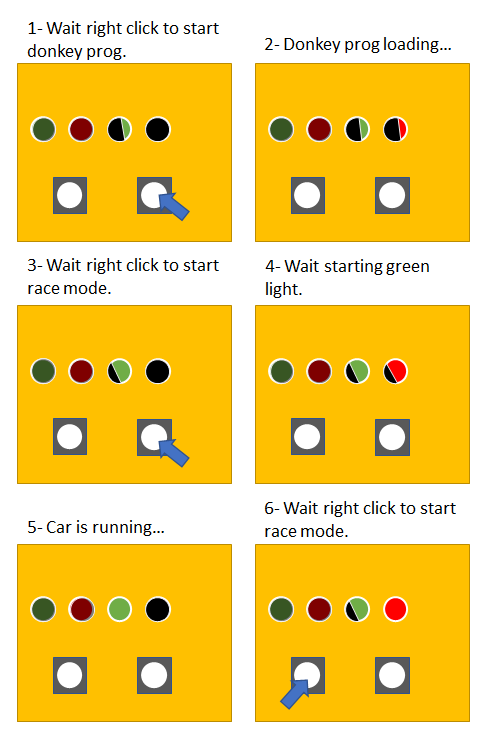
#> input picture Sources_FastandCurious/go-script/images/autostart_steps.png, 500 x 738 px, found by its file name
$ python arrivee_hist.py
#> lines starting #> are read from the running program, lines starting #| are printed output that depends on the picture; after the words box and inside, x2 and y2 are one past the last pixel; in counts of white or black regions, pixels touching at a corner belong together
import sys
import cv2 as cv
from matplotlib import pyplot as plt
import os, os.path
import numpy as np

# noYellow => il n'y a pas de yellow dans le dossier
# => si il y a une erreur alors il a detecté du yellow alors qu'il ne devait pas en avoir

def loadImg(debug = True,
            nom = "9_arrivee_ok.jpg"):
#> called with debug = False
    origin = cv.imread(cv.samples.findFile(nom))
#> origin is the input picture: shape (738, 500, 3); mean B, G, R 102.7, 207.2, 242
    if origin is None:
        sys.exit("Could not read the image.")
    if(debug):
        cv.imshow("Original", origin)
    return origin

# [66 lines left out: functions crop, hist, printHist, erosion, not called in this run]

def getLargeur(img):
    return len(img)

def getHauteur(img):
    return len(img[0])

def getNbPixel(img):
    return getLargeur(img)*getHauteur(img)

def hsvMask(img, debug = True ,HLow=0, HHigh=39, SLow=79, SHigh=255, VLow=123, VHigh=255):
#> called with debug = False, HLow = 37, HHigh = 103, SLow = 111, SHigh = 255, VLow = 152, VHigh = 255
    hsv = cv.cvtColor(img, cv.COLOR_BGR2HSV)
#> hsv: shape (738, 500, 3); mean H, S, V 15.1, 147.3, 244.3
    hsv_low  = np.array([HLow, SLow, VLow], np.uint8)
    hsv_high = np.array([HHigh, SHigh, VHigh], np.uint8)

    mask = cv.inRange(hsv, hsv_low, hsv_high)
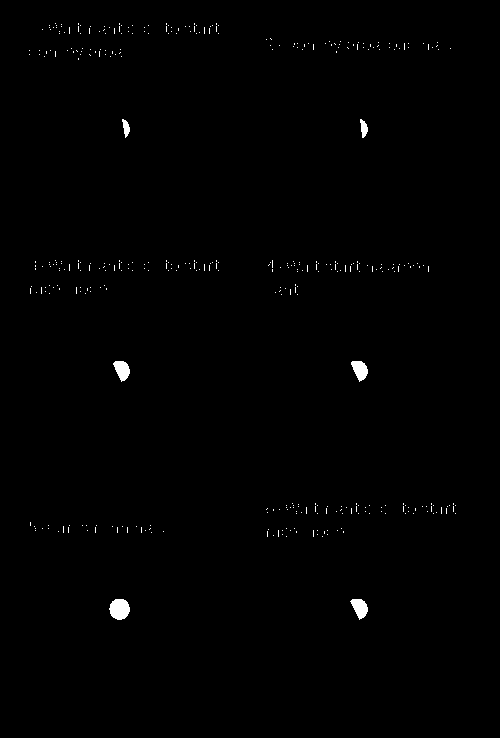
#> mask: shape (738, 500); 0.55% white; 413 white regions (407 under 20 px), largest, box (x1, y1, x2, y2) and area: (109, 599, 130, 620) 343, (350, 599, 368, 620) 236, (113, 361, 130, 382) 234, (351, 361, 368, 382) 233, (360, 119, 368, 138) 96, (122, 119, 130, 138) 89
    cuted = cv.bitwise_and(img, img, mask=mask)

    if(debug):
        cv.imshow("Mask", mask)
        cv.imshow("Cuted", cuted)
        print(getPercentagePixelWhite(mask))
        cv.waitKey(700)

    return mask, cuted

# [17 lines left out: function yellow, not called in this run]

def getPercentagePixelWhite(img):
    return (cv.countNonZero(img)*100)/getNbPixel(img)

# [28 lines left out: functions testYellow, testNoYellow, not called in this run]

def green(debug = True,
            pathGreen = "C:\\Users\\ahdel\\projects\\enregistrement\\images"):
    valid_images = [".jpg",".gif",".png",".tga"]
    masks = []
    cuteds = []
    imgs = []
    for f in os.listdir(pathGreen):
        ext = os.path.splitext(f)[1]
        if ext.lower() not in valid_images:
            continue
        img = loadImg(debug, os.path.join(pathGreen,f))
        # img = crop(img)
        mask, cuted = hsvMask(img, debug, HLow=37, HHigh=103, SLow=111, SHigh=255, VLow=152, VHigh=255)
        masks.append(mask)
        cuteds.append(cuted)
        imgs.append(img)
#> pass 2 of the loop in green, `for f in os.listdir(pathGreen):`:
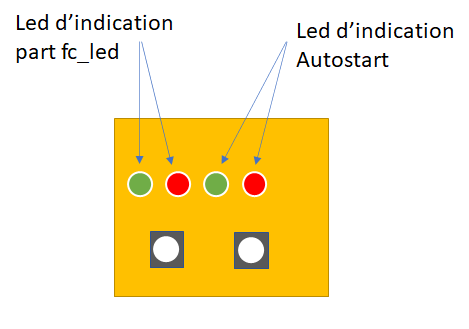
#> input picture Sources_FastandCurious/go-script/images/lb_board.png, 469 x 329 px, found by its file name
#> in loadImg, origin is the input picture: shape (329, 469, 3); mean B, G, R 192.2, 233.9, 248.3
#> hsv: shape (329, 469, 3); mean H, S, V 7, 61.3, 249.9
#> in hsvMask (call 2), `mask = cv.inRange(hsv, hsv_low, hsv_high)`:
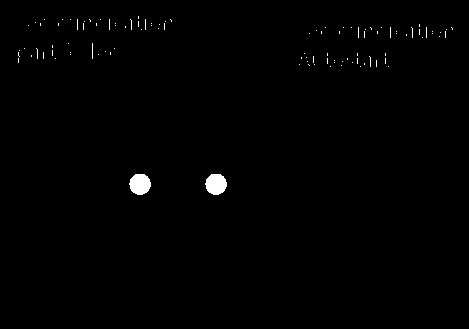
#> mask: shape (329, 469); 0.69% white; 104 white regions (102 under 20 px), largest, box (x1, y1, x2, y2) and area: (129, 174, 151, 195) 360, (205, 174, 227, 195) 360
    return masks, cuteds, imgs

def testGreen(threshold = 0.25, debug = False):
    masks, cuted, origin = green(debug)
#> masks = 2 items; cuted = 2 items; origin = 2 items
    nbFail=0
    for i in range(len(masks)):
        print("Il n'y a pas de vert, il n'aurait pas du en detecter")
        cv.imshow("Original", origin[i])
        cv.imshow("Cuted", cuted[i])
        cv.imshow("mask", masks[i])
        cv.waitKey(0)
        nbFail +=1
#> this loop made 2 passes
#> nbFail on passes 1 to 2: 1, 2
#| Il n'y a pas de vert, il n'aurait pas du en detecter
#| Il n'y a pas de vert, il n'aurait pas du en detecter
#> after the loop, nbFail = 2
    print("Nb fail green : "+str(nbFail)+ " over : "+str(len(masks)))
#| Nb fail green : 2 over : 2
    return (nbFail*100)/len(masks)

# [12 lines left out: function testNoGreen, not called in this run]

def printResultatTests():
    # [5 lines of commented-out code are left out]

    print("testGreen")
    percentageFailtestGreen = testGreen()
#> percentageFailtestGreen = 100

    # print("testYellow")
    # percentageFailtestNoGreen = testNoGreen()

    print("Resultat tests")
    # print("testYellow : "+str(percentageFailTestYellow))
    # print("testNoYellow : "+str(percentageFailTestNoYellow))
    print("testGreen : "+str(percentageFailtestGreen))
#| testGreen : 100.0
    # print("testNoGreen : "+str(percentageFailtestNoGreen))

    print("Il y a beaucoup d'erreur dans yellow et green car le treshold limite les image non conformes (genre ligne trop loin), aussi il y a beaucoup moins de photo dans yellow et green que dans noYellow et noGreen")

printResultatTests()
